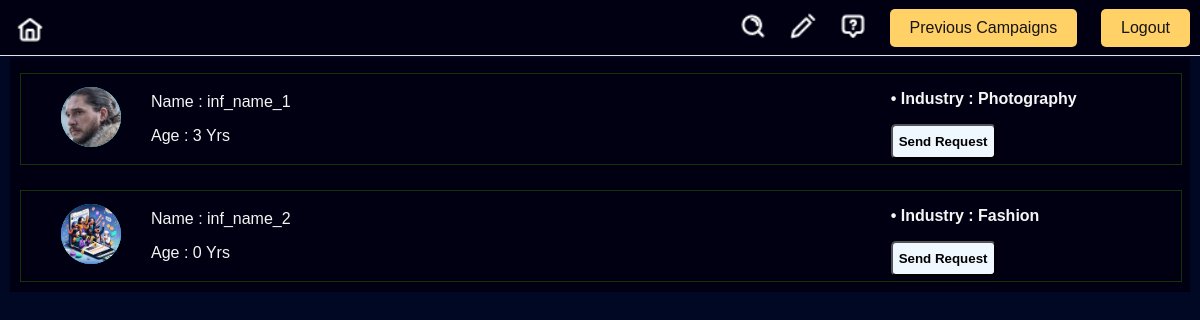
The page /influencers_list on the database its author committed.
### app/models.py (models this page shows)
class Influencer(db.Model):
    id = db.Column(db.Integer, primary_key=True)
    name = db.Column(db.String(30), nullable=False)
    username = db.Column(db.String(20), unique=True, nullable=False)
    email = db.Column(db.String(40), unique=True, nullable=False)
    password = db.Column(db.String(30), nullable=False)
    niche = db.Column(db.String(30), nullable=False)
    phone_number = db.Column(db.Integer, unique=True, nullable=False)
    dob = db.Column(db.Date, nullable=False)
    gender = db.Column(db.String(10), nullable=True)
    ongoing_campaigns = db.Column(db.Integer, default=0)
    successful_campaigns = db.Column(db.Integer, default=0)
    picture = db.Column(db.String(200), nullable=True)
    is_flagged = db.Column(db.Boolean, default=False)
    ad_requests = db.relationship('AdRequest', backref='influencer', lazy=True)
    campaigns = db.relationship('Campaign', backref='influencer', lazy=True)

### app/controllers/camp_req/camp_req.py (the view)
@camp_req.route('/influencers_list', methods=['GET', 'POST'])
def influencers_list():
     username = request.args.get('username')
     campaign_name = request.args.get('campaign_name')
     influencers = Influencer.query.all()
     influencer_data = []
     for influencer in influencers:
        today = datetime.today().date()
        age = today.year - influencer.dob.year - ((today.month, today.day) < (influencer.dob.month, influencer.dob.day))
        influencer_data.append({
            'name': influencer.name,
            'age': age,
            'niche': influencer.niche,
            'username': influencer.username,
            'picture': influencer.picture,
            'username': influencer.username
         })
     return render_template('influencers_list.html',username = username,campaign_name = campaign_name,influencer_data = influencer_data)

### app/controllers/camp_req/templates/influencers_list.html (shortened to what this page needs)
<!DOCTYPE html>
<html lang="en">
<head>
    <link rel="stylesheet" href="static/css/influencers_list.css">
</head>
<body>
    <header>
        <div class = 'home-page'>
            <a href = '{{url_for("user.home")}}'><img src = 'static/images/icons/home-03.png'></a>
        </div>
        <div class = 'navigation'>
            <div class = 'navigation-icons'><img src = 'static/images/icons/search-refraction.png'></div>
            <div class = 'navigation-icons'><img src = 'static/images/icons/pencil-02.png'></div>
            <div class = 'navigation-icons'><img src = 'static/images/icons/annotation-question.png'></div>
            <a href = '{{url_for("camp_req.prev_campaign", username = username)}}' ><div class='navigation-buttons'>Previous Campaigns</div></a>
            <a href = '{{url_for("user.home")}}'><div class = 'navigation-buttons'>Logout</div></a>
        </div>
    </header>
    {% for influencer in influencer_data %}
    <div class = 'influencer-container'>
        <div class = 'influencer-details'>
            <a href = '{{url_for("profiles.influencer_profile",username = influencer.username)}}'>
                <div class = 'profile-pic'>
                  <img src="{{ url_for('static', filename='images/uploads/' + influencer.picture) }}" alt="Profile Picture">
                </div>
            </a>
            <div class = 'name-age'>
                <p>Name : {{influencer.name}}</p>
                <p>Age : {{influencer.age}} Yrs</p>
            </div>
            <div class = 'status'>
                <p><strong>&#8226; Industry : {{influencer.niche}}</strong></p>
                <a href = '{{url_for("camp_req.add_request",username = username,campaign_name = campaign_name,influencer_name = influencer.username)}}'><button class = 'campaign-link'>Send Request</button></a>
            </div>
        </div>
    </div>
    {% endfor %}
</body>
</html>

### app/static/css/influencers_list.css (style rules this page uses)
body { font-family: Arial; color : whitesmoke; padding : 50px 2px 1000px 2px; background-color: rgb(0, 8, 36); }
header { height: 55px; display: flex; flex-direction: row; justify-content: space-between; position: fixed; top: 0; left: 0; right: 0; z-index: 100; background-color: #000012; border-bottom-width: 1px; border-bottom-style: solid; border-bottom-color: rgb(228, 228, 228); }
.navigation { display : flex; justify-content:space-between; flex-direction: row; width : 450px; margin-right : 10px; align-items: center; }
.navigation-buttons { padding: 10px 20px; background-color: #FFD166; color: #171414; text-decoration: none; border-radius: 5px; margin-right: 0px; display: inline-block; transition: background-color 0.3s ease, transform 0.3s ease; }
.navigation-icons img { width: 26px; height: auto; object-fit: contain; transition: transform 0.3s ease; }
.home-page img { margin : 7px; padding : 10px ; width: 26px; height: auto; object-fit: contain; transition: transform 0.3s ease; }
.influencer-container { display : flex; flex-direction: column; padding : 10px; background-color: #000012; }
.influencer-details { border: 1px solid rgb(20, 51, 7); width: 100%; height: 100%; display: flex; flex-direction: row; align-items: center; margin-top: 5px; padding-bottom: 5px; }
.profile-pic { height : 60px; width: 60px; border-radius: 50%; margin : 0px 30px 0px 40px; background-color: aqua; transition: background-color 0.3s ease, transform 0.3s ease; }
.profile-pic img { width: 100%; height: 100%; border-radius: 50%; object-fit: cover; }
.name-age { height : 80px; margin-right : 600px; }
.campaign-link { height : 35px; background-color: aliceblue; border-radius: 5px; font-weight: 600; transition: background-color 0.3s ease, transform 0.3s ease; }

### rows shown on the page
Influencer: picture (picture), name "inf_name_1", age "3", niche "Photography"
Influencer: picture (picture), name "inf_name_2", age "0", niche "Fashion"
